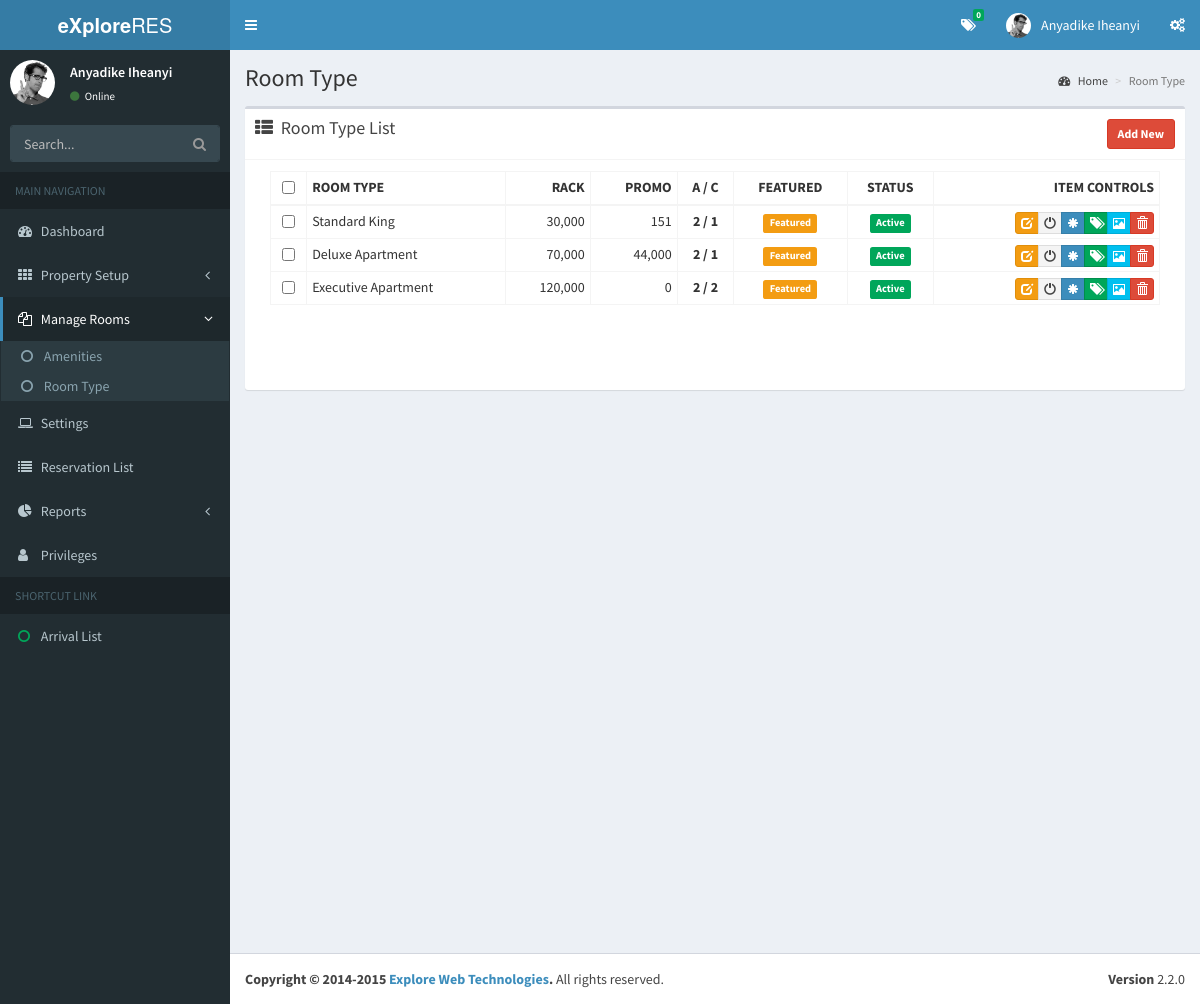
Page /HotelMgrSoftware/dashboard/rmtype.php (signed in) on the committed database.
### tables this page shows
CREATE TABLE IF NOT EXISTS `privileges` (
  `id` int(11) NOT NULL AUTO_INCREMENT,
  `fulname` text NOT NULL,
  `username` text NOT NULL,
  `password` text NOT NULL,
  `mobile_no` varchar(25) NOT NULL,
  `user_role` varchar(25) NOT NULL,
  `status` tinyint(1) NOT NULL DEFAULT '0',
  `xdate` timestamp NOT NULL DEFAULT CURRENT_TIMESTAMP,
  PRIMARY KEY (`id`)
);

CREATE TABLE IF NOT EXISTS `room_type` (
  `id` int(11) NOT NULL AUTO_INCREMENT,
  `type_nm` text NOT NULL,
  `m_adult` int(11) NOT NULL,
  `m_child` int(11) NOT NULL,
  `amenities` text NOT NULL,
  `descr` text NOT NULL,
  `rack_rate` double NOT NULL,
  `promo_rate` double NOT NULL,
  `featured` tinyint(1) NOT NULL DEFAULT '0',
  `status` int(11) NOT NULL,
  `sort` int(11) NOT NULL DEFAULT '0',
  `xdate` timestamp NOT NULL DEFAULT CURRENT_TIMESTAMP,
  PRIMARY KEY (`id`)
);

### HotelMgrSoftware/dashboard/sublets/general.php (called while the page is built, shortened)
<?php
function active_menu($link){
	$page = basename($_SERVER['PHP_SELF']);
	if($page == $link){
		return 'active';
	}
}
function recordcount($table, $sid, $quotient){
$count= mysql_query("SELECT * FROM {$table} WHERE {$sid}='$quotient'");
return mysql_num_rows($count);}
?>

### HotelMgrSoftware/dashboard/sublets/rmtype_inside.php (the view, shortened to what this page needs)
<?php
$page = (int)(!isset($_GET["page"]) ? 1 : $_GET["page"]);
$per_page = 10;
$startpoint = ($page * $per_page) - $per_page;
?>
<section class="content-header">
  <h1>
    Room Type
  </h1>
  <ol class="breadcrumb">
    <li><a href="#"><i class="fa fa-dashboard"></i> Home</a></li>
    <li class="active">Room Type  </li>
  </ol>
</section>
<section class="content">
	<div class="box box-default">
        <div class="box-header with-border">
          <i class="fa fa-th-list"></i>
          <h3 class="box-title">Room Type List</h3>
          <a data-toggle="modal" data-target="#myModal" class="btn btn-danger btn-sm pull-right" ><strong>Add New</strong></a>
        </div>
        <div class="box-body">
            <div class="col-md-12">
          </div>
    	<div class="col-md-12">
            <div class="table-responsive">
              <table class="table table-bordered table-hover table-condensed">
                <thead>
                    <tr style=" font-weight:bold;">
                        <td style="text-align:center;"><input type="checkbox" name=""  /></td>
                        <td>ROOM TYPE</td>
                        <td style="text-align:right">RACK</td>
                        <td style="text-align:right">PROMO</td>
                        <td style="text-align:center">A / C</td>
                        <td style="text-align:center">FEATURED</td>
                        <td style="text-align:center">STATUS</td>
                        <td style="text-align:right;">ITEM CONTROLS</td>
                    </tr>
                </thead>
                <tbody>
                    <?php
                    $statement = "room_type ORDER BY sort ASC";
                    $query=mysql_query("SELECT * FROM {$statement} LIMIT
                    {$startpoint},{$per_page}") or die(mysql_error());
                    while($row = mysql_fetch_array($query)){
                    ?>
                    <tr>
                      <td style="text-align:center;"><input type="checkbox" name=""  /></td>
                      <td><?php echo $row['type_nm']; ?></td>
                      <td style="text-align:right"><span class=""><?php echo number_format($row['rack_rate']); ?></span></td>
                      <td style="text-align:right"><span class=""><?php echo number_format($row['promo_rate']); ?></span></td>
                      <td style="text-align:center"><strong><?php echo $row['m_adult'].' / '.$row['m_child']; ?></strong></td>
                      <td style="text-align:center"><?php if($row['featured']==1){echo '<span class="label label-warning">Featured</span>';} ?></td>
                      <td style="text-align:center"><?php
                       if($row['status']==0){echo '<span class="label label-success">Active</span>';}
                       else{echo '<span class="label label-danger">Inactive</span>';}
                       ?></td>
                      <td>
                        <div class="btn-group pull-right" role="group">
                          <a href="javascript:load_data(<?php echo $row['id'] ?>)" data-toggle="tooltip" data-placement="top"
                          title="Edit" class="btn btn-xs btn-warning glyphicon glyphicon-edit"></a>
                          <a href="javascript:tog(<?php echo $row['id'] ?>)" data-toggle="tooltip" data-placement="top"
                          title="<?php if($row['status']==0){echo 'Disable';}else{echo 'Enable';}?>"
                          class="btn btn-xs btn-default glyphicon glyphicon-off"></a>
                          <a href="javascript:featured(<?php echo $row['id'] ?>)" data-toggle="tooltip" data-placement="top"
                          title="Featured" class="btn btn-xs btn-primary glyphicon glyphicon-asterisk"></a>
                          <a  href="updates?_forame=<?php echo $row['id'].'#'.$row['type_nm'] ?>" data-toggle="tooltip" data-placement="top"
                          title="Amenities" class="btn btn-xs btn-success glyphicon glyphicon-tags"></a>
                          <a href="updates?_forimg=<?php echo $row['id'].'#'.$row['type_nm'] ?>" data-toggle="tooltip" data-placement="top"
                          title="Images" class="btn btn-xs btn-info glyphicon glyphicon-picture"></a>
                          <a href="javascript:del(<?php echo $row['id'] ?>)" data-toggle="tooltip" data-placement="top"
                          title="Delete" class="btn btn-xs btn-danger glyphicon glyphicon-trash"></a>
                        </div>
                      </td>
                    </tr>
                <?php } ?>
                </tbody>
              </table>
            </div>
<div class="btn-toolbar" style="text-align:center;">
    <div class="pagination  pagination-sm">
    </div>
</div>
            </div>
        </div>
	</div>
</section>

### HotelMgrSoftware/dashboard/sublets/header.php (shortened to what this page needs)
<header class="main-header">
<a href="#" class="logo">
  <span class="logo-lg"><b>eXplore</b>RES</span>
</a>
<nav class="navbar navbar-static-top" role="navigation">
  <a href="#" class="sidebar-toggle" data-toggle="offcanvas" role="button">
  </a>
  <div class="navbar-custom-menu">
    <ul class="nav navbar-nav">
      <li class="dropdown messages-menu">
        <a href="#" class="dropdown-toggle" data-toggle="dropdown">
          <i class="fa fa-tags"></i>
          <span class="label label-success"><?php echo recordcount('reservations', 'rev_date', $today); ?></span>
        </a>
      </li>
      <li class="dropdown user user-menu">
        <a href="#" class="dropdown-toggle" data-toggle="dropdown">
          <img src="dist/img/user2-160x160.jpg" class="user-image" alt="User Image" />
          <span class="hidden-xs"><?php echo ucwords($fulname); ?></span>
        </a>
      </li>
      <li>
        <a href="#" data-toggle="control-sidebar"><i class="fa fa-gears"></i></a>
      </li>
    </ul>
  </div>
</nav>
</header>

### HotelMgrSoftware/dashboard/sublets/aside.php (shortened to what this page needs)
<aside class="main-sidebar">
  <section class="sidebar">
    <div class="user-panel">
      <div class="pull-left image">
        <img src="dist/img/user2-160x160.jpg" class="img-circle" alt="User Image" />
      </div>
      <div class="pull-left info">
        <p><?php echo ucwords($fulname); ?></p>
        <a href="#"><i class="fa fa-circle text-success"></i> Online</a>
      </div>
    </div>
    <form action="#" method="get" class="sidebar-form">
      <div class="input-group">
        <input type="text" name="q" class="form-control" placeholder="Search..." />
        <span class="input-group-btn">
          <button type="submit" name="search" id="search-btn" class="btn btn-flat"><i class="fa fa-search"></i></button>
        </span>
      </div>
    </form>
    <ul class="sidebar-menu">
      <li class="header">MAIN NAVIGATION</li>
      <li class="">
        <a href="overview">
          <i class="fa fa-dashboard"></i> <span>Dashboard</span> </i>
        </a>
      </li>
      <?php
if(USEROLE == "administrator" || USEROLE=="content_mgr"){
?>
      <li class="treeview <?php echo active_menu('property_setup.php'); echo active_menu('slides.php'); echo active_menu('services.php'); ?>">
        <a href="#">
          <i class="fa fa-th"></i>
          <span>Property Setup</span>
          <i class="fa fa-angle-left pull-right"></i>
        </a>
      </li>
      <li class="treeview <?php echo active_menu('amenities.php'); ?> <?php echo active_menu('rmtype.php'); ?>">
        <a href="#">
          <i class="fa fa-files-o"></i>
          <span>Manage Rooms</span>
          <i class="fa fa-angle-left pull-right"></i>
        </a>
        <ul class="treeview-menu">
          <li><a href="amenities"><i class="fa fa-circle-o"></i> Amenities</a></li>
          <li><a href="rmtype"><i class="fa fa-circle-o"></i> Room Type</a></li>
        </ul>
      </li>
      <li class="<?php echo active_menu('settings.php'); ?>">
        <a href="settings">
          <i class="fa fa-laptop"></i> <span>Settings</span>
        </a>
      </li>
      <?php } ?>
      <?php
if(USEROLE == "administrator" || USEROLE == "frontdesk"){
?>
      <li class="<?php echo active_menu('reslist.php'); ?>">
        <a href="reslist">
          <i class="fa fa-list"></i> <span>Reservation List</span>
        </a>
      </li>
      <li class="treeview <?php echo active_menu('reports.php'); ?>">
        <a href="#">
          <i class="fa fa-pie-chart"></i>
          <span>Reports</span>
          <i class="fa fa-angle-left pull-right"></i>
        </a>
      </li>
      <?php } ?>
      <?php
if(USEROLE=="administrator"){
?>
      <li class="<?php echo active_menu('privilege.php'); ?>"><a href="privilege"><i class="fa fa-user"></i> <span>Privileges</span></a></li>
      <?php } ?>
      <?php
if(USEROLE=="administrator" || USEROLE=="frontdesk"){
?>
      <li class="header">SHORTCUT LINK</li>
      <li class="<?php echo active_menu('arrlist.php'); ?>"><a href="arrlist"><i class="fa fa-circle-o text-green"></i> <span>Arrival List</span></a></li>
      <?php }?>
    </ul>
  </section>
</aside>

### rows in the picture
privileges: fulname "Anyadike Iheanyi"
room_type: type_nm "Standard King", rack_rate "30,000", promo_rate "151", m_adult "2", m_child "1", featured "Featured", status "Active"
room_type: type_nm "Deluxe Apartment", rack_rate "70,000", promo_rate "44,000", m_adult "2", m_child "1", featured "Featured", status "Active"
room_type: type_nm "Executive Apartment", rack_rate "120,000", promo_rate "0", m_adult "2", m_child "2", featured "Featured", status "Active"
